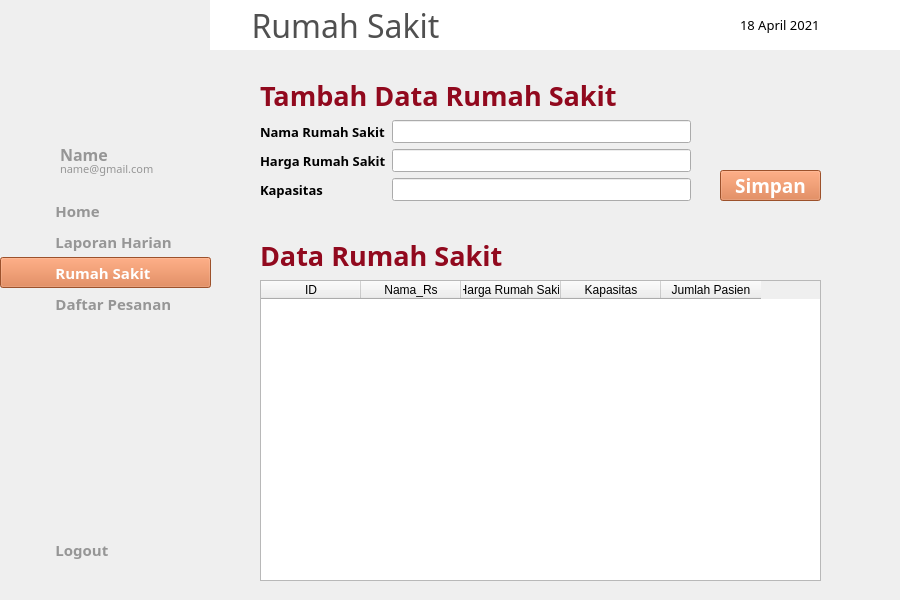
<?xml version="1.0" encoding="UTF-8"?>
<ui version="4.0">
 <class>MainWindow</class>
 <widget class="QMainWindow" name="MainWindow">
  <property name="geometry">
   <rect>
    <x>0</x>
    <y>0</y>
    <width>900</width>
    <height>600</height>
   </rect>
  </property>
  <property name="windowTitle">
   <string>MainWindow</string>
  </property>
  <widget class="QWidget" name="centralwidget">
   <widget class="QLabel" name="background">
    <property name="geometry">
     <rect>
      <x>0</x>
      <y>0</y>
      <width>900</width>
      <height>600</height>
     </rect>
    </property>
    <property name="text">
     <string/>
    </property>
    <property name="textFormat">
     <enum>Qt::PlainText</enum>
    </property>
    <property name="pixmap">
     <pixmap>../img/background.png</pixmap>
    </property>
    <property name="alignment">
     <set>Qt::AlignRight|Qt::AlignTrailing|Qt::AlignVCenter</set>
    </property>
   </widget>
   <widget class="QLabel" name="topbar">
    <property name="geometry">
     <rect>
      <x>210</x>
      <y>0</y>
      <width>691</width>
      <height>50</height>
     </rect>
    </property>
    <property name="font">
     <font>
      <family>Montserrat Medium</family>
      <pointsize>24</pointsize>
      <weight>50</weight>
      <bold>false</bold>
     </font>
    </property>
    <property name="styleSheet">
     <string notr="true">background-color: rgb(255, 255, 255);
color: rgb(80, 80, 80);
border-bottom-width:1px;</string>
    </property>
    <property name="text">
     <string>     Rumah Sakit</string>
    </property>
   </widget>
   <widget class="QLabel" name="icon_notif">
    <property name="geometry">
     <rect>
      <x>850</x>
      <y>15</y>
      <width>20</width>
      <height>20</height>
     </rect>
    </property>
    <property name="text">
     <string/>
    </property>
    <property name="pixmap">
     <pixmap>../img/notif.png</pixmap>
    </property>
    <property name="scaledContents">
     <bool>true</bool>
    </property>
   </widget>
   <widget class="QLabel" name="icon_calendar">
    <property name="geometry">
     <rect>
      <x>710</x>
      <y>15</y>
      <width>20</width>
      <height>20</height>
     </rect>
    </property>
    <property name="text">
     <string/>
    </property>
    <property name="pixmap">
     <pixmap>../img/cal.png</pixmap>
    </property>
    <property name="scaledContents">
     <bool>true</bool>
    </property>
   </widget>
   <widget class="QLabel" name="label_date">
    <property name="geometry">
     <rect>
      <x>740</x>
      <y>15</y>
      <width>101</width>
      <height>20</height>
     </rect>
    </property>
    <property name="font">
     <font>
      <family>Montserrat Medium</family>
      <pointsize>10</pointsize>
      <weight>50</weight>
      <bold>false</bold>
     </font>
    </property>
    <property name="text">
     <string>18 April 2021</string>
    </property>
   </widget>
   <widget class="QPushButton" name="button_home">
    <property name="geometry">
     <rect>
      <x>0</x>
      <y>195</y>
      <width>211</width>
      <height>31</height>
     </rect>
    </property>
    <property name="font">
     <font>
      <family>Montserrat SemiBold</family>
      <pointsize>11</pointsize>
      <weight>75</weight>
      <bold>true</bold>
     </font>
    </property>
    <property name="cursor">
     <cursorShape>PointingHandCursor</cursorShape>
    </property>
    <property name="layoutDirection">
     <enum>Qt::LeftToRight</enum>
    </property>
    <property name="autoFillBackground">
     <bool>false</bool>
    </property>
    <property name="styleSheet">
     <string notr="true">Text-align:left;
background-color: rgb(251, 242, 215);
color: rgb(150, 150, 150);</string>
    </property>
    <property name="text">
     <string>              Home</string>
    </property>
    <property name="flat">
     <bool>true</bool>
    </property>
   </widget>
   <widget class="QLabel" name="icon_home">
    <property name="geometry">
     <rect>
      <x>20</x>
      <y>200</y>
      <width>20</width>
      <height>20</height>
     </rect>
    </property>
    <property name="text">
     <string/>
    </property>
    <property name="pixmap">
     <pixmap>../img/home-gray.png</pixmap>
    </property>
    <property name="scaledContents">
     <bool>true</bool>
    </property>
   </widget>
   <widget class="QPushButton" name="button_laporan">
    <property name="geometry">
     <rect>
      <x>0</x>
      <y>226</y>
      <width>211</width>
      <height>31</height>
     </rect>
    </property>
    <property name="font">
     <font>
      <family>Montserrat SemiBold</family>
      <pointsize>11</pointsize>
      <weight>75</weight>
      <bold>true</bold>
     </font>
    </property>
    <property name="cursor">
     <cursorShape>PointingHandCursor</cursorShape>
    </property>
    <property name="layoutDirection">
     <enum>Qt::LeftToRight</enum>
    </property>
    <property name="autoFillBackground">
     <bool>false</bool>
    </property>
    <property name="styleSheet">
     <string notr="true">Text-align:left;
background-color: rgb(251, 242, 215);
color: rgb(150, 150, 150);</string>
    </property>
    <property name="text">
     <string>              Laporan Harian</string>
    </property>
    <property name="flat">
     <bool>true</bool>
    </property>
   </widget>
   <widget class="QLabel" name="icon_laporan">
    <property name="geometry">
     <rect>
      <x>20</x>
      <y>233</y>
      <width>20</width>
      <height>20</height>
     </rect>
    </property>
    <property name="text">
     <string/>
    </property>
    <property name="pixmap">
     <pixmap>../img/laporan-gray.png</pixmap>
    </property>
    <property name="scaledContents">
     <bool>true</bool>
    </property>
   </widget>
   <widget class="QLabel" name="icon_rs">
    <property name="geometry">
     <rect>
      <x>20</x>
      <y>263</y>
      <width>20</width>
      <height>20</height>
     </rect>
    </property>
    <property name="text">
     <string/>
    </property>
    <property name="pixmap">
     <pixmap>../img/hospital-white.png</pixmap>
    </property>
    <property name="scaledContents">
     <bool>true</bool>
    </property>
   </widget>
   <widget class="QPushButton" name="button_rs">
    <property name="geometry">
     <rect>
      <x>0</x>
      <y>257</y>
      <width>211</width>
      <height>31</height>
     </rect>
    </property>
    <property name="font">
     <font>
      <family>Montserrat SemiBold</family>
      <pointsize>11</pointsize>
      <weight>75</weight>
      <bold>true</bold>
     </font>
    </property>
    <property name="cursor">
     <cursorShape>PointingHandCursor</cursorShape>
    </property>
    <property name="layoutDirection">
     <enum>Qt::LeftToRight</enum>
    </property>
    <property name="autoFillBackground">
     <bool>false</bool>
    </property>
    <property name="styleSheet">
     <string notr="true">background-color: rgb(218, 114, 60);
color: rgb(255, 255, 255);
Text-align:left;</string>
    </property>
    <property name="text">
     <string>              Rumah Sakit</string>
    </property>
    <property name="flat">
     <bool>false</bool>
    </property>
   </widget>
   <widget class="QLabel" name="icon_pesanan">
    <property name="geometry">
     <rect>
      <x>20</x>
      <y>294</y>
      <width>20</width>
      <height>20</height>
     </rect>
    </property>
    <property name="text">
     <string/>
    </property>
    <property name="pixmap">
     <pixmap>../img/pesanan-gray.png</pixmap>
    </property>
    <property name="scaledContents">
     <bool>true</bool>
    </property>
   </widget>
   <widget class="QPushButton" name="button_pesanan">
    <property name="geometry">
     <rect>
      <x>0</x>
      <y>288</y>
      <width>211</width>
      <height>31</height>
     </rect>
    </property>
    <property name="font">
     <font>
      <family>Montserrat SemiBold</family>
      <pointsize>11</pointsize>
      <weight>75</weight>
      <bold>true</bold>
     </font>
    </property>
    <property name="cursor">
     <cursorShape>PointingHandCursor</cursorShape>
    </property>
    <property name="layoutDirection">
     <enum>Qt::LeftToRight</enum>
    </property>
    <property name="autoFillBackground">
     <bool>false</bool>
    </property>
    <property name="styleSheet">
     <string notr="true">Text-align:left;
background-color: rgb(251, 242, 215);
color: rgb(150, 150, 150);</string>
    </property>
    <property name="text">
     <string>              Daftar Pesanan</string>
    </property>
    <property name="flat">
     <bool>true</bool>
    </property>
   </widget>
   <widget class="QPushButton" name="button_logout">
    <property name="geometry">
     <rect>
      <x>0</x>
      <y>534</y>
      <width>211</width>
      <height>31</height>
     </rect>
    </property>
    <property name="font">
     <font>
      <family>Montserrat SemiBold</family>
      <pointsize>11</pointsize>
      <weight>75</weight>
      <bold>true</bold>
     </font>
    </property>
    <property name="cursor">
     <cursorShape>PointingHandCursor</cursorShape>
    </property>
    <property name="layoutDirection">
     <enum>Qt::LeftToRight</enum>
    </property>
    <property name="autoFillBackground">
     <bool>false</bool>
    </property>
    <property name="styleSheet">
     <string notr="true">Text-align:left;
background-color: rgb(251, 242, 215);
color: rgb(150, 150, 150);</string>
    </property>
    <property name="text">
     <string>              Logout</string>
    </property>
    <property name="flat">
     <bool>true</bool>
    </property>
   </widget>
   <widget class="QLabel" name="icon_logout">
    <property name="geometry">
     <rect>
      <x>20</x>
      <y>540</y>
      <width>20</width>
      <height>20</height>
     </rect>
    </property>
    <property name="text">
     <string/>
    </property>
    <property name="pixmap">
     <pixmap>../img/power-gray.png</pixmap>
    </property>
    <property name="scaledContents">
     <bool>true</bool>
    </property>
   </widget>
   <widget class="QLabel" name="icon_avatar">
    <property name="geometry">
     <rect>
      <x>0</x>
      <y>140</y>
      <width>61</width>
      <height>41</height>
     </rect>
    </property>
    <property name="text">
     <string/>
    </property>
    <property name="pixmap">
     <pixmap>../img/avatar.png</pixmap>
    </property>
    <property name="scaledContents">
     <bool>true</bool>
    </property>
   </widget>
   <widget class="QLabel" name="label">
    <property name="geometry">
     <rect>
      <x>60</x>
      <y>146</y>
      <width>81</width>
      <height>16</height>
     </rect>
    </property>
    <property name="font">
     <font>
      <family>Montserrat SemiBold</family>
      <pointsize>12</pointsize>
      <weight>75</weight>
      <bold>true</bold>
     </font>
    </property>
    <property name="styleSheet">
     <string notr="true">color: rgb(150, 150, 150);</string>
    </property>
    <property name="text">
     <string>Name</string>
    </property>
   </widget>
   <widget class="QLabel" name="label_email">
    <property name="geometry">
     <rect>
      <x>60</x>
      <y>161</y>
      <width>131</width>
      <height>16</height>
     </rect>
    </property>
    <property name="font">
     <font>
      <family>Montserrat Medium</family>
      <pointsize>8</pointsize>
      <weight>50</weight>
      <bold>false</bold>
     </font>
    </property>
    <property name="styleSheet">
     <string notr="true">color: rgb(150, 150, 150);</string>
    </property>
    <property name="text">
     <string>name@gmail.com</string>
    </property>
   </widget>
   <widget class="QWidget" name="formLayoutWidget">
    <property name="geometry">
     <rect>
      <x>260</x>
      <y>120</y>
      <width>431</width>
      <height>81</height>
     </rect>
    </property>
    <layout class="QFormLayout" name="formDataRS">
     <item row="0" column="0">
      <widget class="QLabel" name="label_nama">
       <property name="font">
        <font>
         <family>Montserrat SemiBold</family>
         <pointsize>10</pointsize>
         <weight>75</weight>
         <bold>true</bold>
        </font>
       </property>
       <property name="text">
        <string>Nama Rumah Sakit</string>
       </property>
      </widget>
     </item>
     <item row="1" column="0">
      <widget class="QLabel" name="label_harga">
       <property name="font">
        <font>
         <family>Montserrat SemiBold</family>
         <pointsize>10</pointsize>
         <weight>75</weight>
         <bold>true</bold>
        </font>
       </property>
       <property name="text">
        <string>Harga Rumah Sakit</string>
       </property>
      </widget>
     </item>
     <item row="1" column="1">
      <widget class="QLineEdit" name="input_harga">
       <property name="font">
        <font>
         <pointsize>10</pointsize>
        </font>
       </property>
      </widget>
     </item>
     <item row="2" column="0">
      <widget class="QLabel" name="label_kapasitas">
       <property name="font">
        <font>
         <family>Montserrat SemiBold</family>
         <pointsize>10</pointsize>
         <weight>75</weight>
         <bold>true</bold>
        </font>
       </property>
       <property name="text">
        <string>Kapasitas</string>
       </property>
      </widget>
     </item>
     <item row="2" column="1">
      <widget class="QLineEdit" name="input_kapasitas">
       <property name="font">
        <font>
         <pointsize>10</pointsize>
        </font>
       </property>
      </widget>
     </item>
     <item row="0" column="1">
      <widget class="QLineEdit" name="input_nama_2">
       <property name="font">
        <font>
         <pointsize>10</pointsize>
        </font>
       </property>
      </widget>
     </item>
    </layout>
   </widget>
   <widget class="QLabel" name="header_tambah">
    <property name="geometry">
     <rect>
      <x>260</x>
      <y>80</y>
      <width>401</width>
      <height>31</height>
     </rect>
    </property>
    <property name="font">
     <font>
      <family>Montserrat ExtraBold</family>
      <pointsize>20</pointsize>
      <weight>75</weight>
      <bold>true</bold>
     </font>
    </property>
    <property name="styleSheet">
     <string notr="true">QLabel{
	color: rgb(145, 9, 30);
}</string>
    </property>
    <property name="text">
     <string>Tambah Data Rumah Sakit</string>
    </property>
   </widget>
   <widget class="QPushButton" name="button_tambah">
    <property name="geometry">
     <rect>
      <x>720</x>
      <y>170</y>
      <width>101</width>
      <height>31</height>
     </rect>
    </property>
    <property name="font">
     <font>
      <family>Montserrat SemiBold</family>
      <pointsize>14</pointsize>
      <weight>75</weight>
      <bold>true</bold>
     </font>
    </property>
    <property name="cursor">
     <cursorShape>PointingHandCursor</cursorShape>
    </property>
    <property name="styleSheet">
     <string notr="true">QPushButton{
	background-color: rgb(218, 114, 60);
	color: rgb(255, 255, 255);
}</string>
    </property>
    <property name="text">
     <string>Simpan</string>
    </property>
   </widget>
   <widget class="QLabel" name="header_tambah_2">
    <property name="geometry">
     <rect>
      <x>260</x>
      <y>240</y>
      <width>401</width>
      <height>31</height>
     </rect>
    </property>
    <property name="font">
     <font>
      <family>Montserrat ExtraBold</family>
      <pointsize>20</pointsize>
      <weight>75</weight>
      <bold>true</bold>
     </font>
    </property>
    <property name="styleSheet">
     <string notr="true">QLabel{
	color: rgb(145, 9, 30);
}</string>
    </property>
    <property name="text">
     <string>Data Rumah Sakit</string>
    </property>
   </widget>
   <widget class="QTableWidget" name="tabel_rs">
    <property name="geometry">
     <rect>
      <x>260</x>
      <y>280</y>
      <width>561</width>
      <height>301</height>
     </rect>
    </property>
    <property name="columnCount">
     <number>5</number>
    </property>
    <attribute name="verticalHeaderVisible">
     <bool>false</bool>
    </attribute>
    <attribute name="verticalHeaderDefaultSectionSize">
     <number>30</number>
    </attribute>
    <column>
     <property name="text">
      <string>ID</string>
     </property>
    </column>
    <column>
     <property name="text">
      <string>Nama_Rs</string>
     </property>
    </column>
    <column>
     <property name="text">
      <string>Harga Rumah Sakit</string>
     </property>
    </column>
    <column>
     <property name="text">
      <string>Kapasitas</string>
     </property>
    </column>
    <column>
     <property name="text">
      <string>Jumlah Pasien</string>
     </property>
    </column>
   </widget>
   <zorder>background</zorder>
   <zorder>topbar</zorder>
   <zorder>icon_notif</zorder>
   <zorder>icon_calendar</zorder>
   <zorder>label_date</zorder>
   <zorder>button_home</zorder>
   <zorder>icon_home</zorder>
   <zorder>button_laporan</zorder>
   <zorder>icon_laporan</zorder>
   <zorder>button_rs</zorder>
   <zorder>icon_rs</zorder>
   <zorder>button_pesanan</zorder>
   <zorder>icon_pesanan</zorder>
   <zorder>button_logout</zorder>
   <zorder>icon_logout</zorder>
   <zorder>icon_avatar</zorder>
   <zorder>label</zorder>
   <zorder>label_email</zorder>
   <zorder>formLayoutWidget</zorder>
   <zorder>header_tambah</zorder>
   <zorder>button_tambah</zorder>
   <zorder>header_tambah_2</zorder>
   <zorder>tabel_rs</zorder>
  </widget>
 </widget>
 <resources/>
 <connections/>
</ui>
